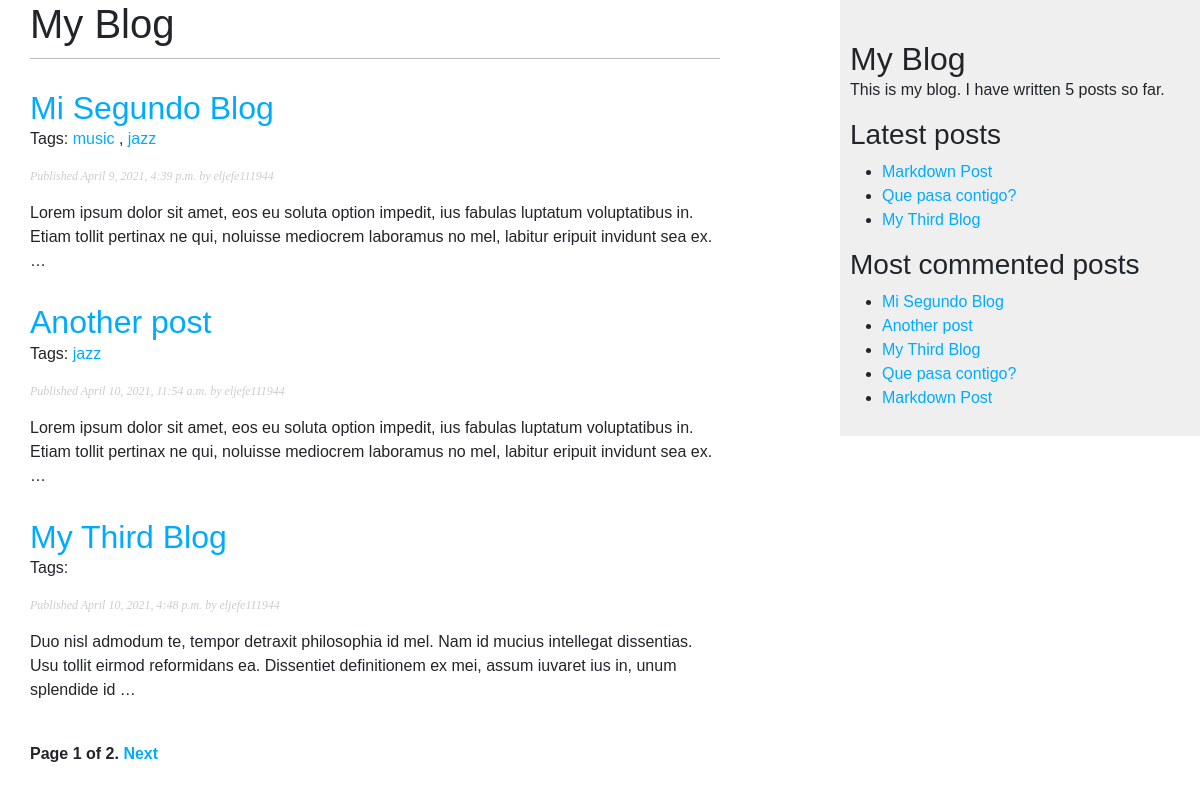
The page / on the database its author committed.
### blog/models.py (models this page shows)
class Post(models.Model):
    STATUS_CHOICE = (
        ('draft', 'Draft'),
        ('published', 'Published'),
    )
    title = models.CharField(max_length=250)
    slug = models.SlugField(max_length=250, unique_for_date='publish')
    author = models.ForeignKey(
        User, on_delete=models.CASCADE, related_name='blog_posts')
    body = models.TextField()
    publish = models.DateTimeField(default=timezone.now)
    created = models.DateTimeField(auto_now_add=True)
    updated = models.DateTimeField(auto_now=True)
    status = models.CharField(
        max_length=10, choices=STATUS_CHOICE, default='draft')
    objects = models.Manager()  # The default manager
    published = PublishedManager()  # The custom manager
    tags = TaggableManager()
    def get_absolute_url(self):
        return reverse(
            'blog:post_detail', args=[
                self.publish.year,
                self.publish.month,
                self.publish.day,
                self.slug])

### blog/views.py (the view)
# urls.py: path('', views.post_list, name='post_list'),
def post_list(request, tag_slug=None):
    object_list = Post.published.all()
    tag = None
    if tag_slug:
        tag = get_object_or_404(Tag, slug=tag_slug)
        object_list = object_list.filter(tags__in=[tag])
    paginator = Paginator(object_list, 3)  # 3 posts in each page
    page = request.GET.get('page')
    try:
        posts = paginator.page(page)
    except PageNotAnInteger:
        posts = paginator.page(1)
    except EmptyPage:
        posts = paginator.page(paginator.num_pages)
    return render(request, 'blog/post/list.html', {
                            'page': page, 'posts': posts, 'tag': tag})

### blog/models.py (called while the page is built)
    def get_queryset(self):
        return super(PublishedManager, self).get_queryset()\
            .filter(status='published')

### blog/templatetags/blog_tags.py (called while the page is built)
@register.filter(name='markdown')
def markdown_format(text):
    return mark_safe(markdown.markdown(text))

@register.simple_tag
def total_posts():
    return Post.published.count()

@register.inclusion_tag('blog/post/latest_posts.html')
def show_latest_posts(count=5):
    latest_posts = Post.published.order_by('-publish')[:count]
    return {'latest_posts': latest_posts}

@register.simple_tag
def get_most_commented_posts(count=5):
    return Post.published.annotate(
        total_comments=Count('comments')).order_by('-total_comments')[:count]

### blog/templates/blog/post/list.html (shortened to what this page needs)
{% extends "blog/base.html" %}
{% load blog_tags %}
{% block content %}
<h1>My Blog</h1>
{% for post in posts %}
<h2>
    <a href="{{ post.get_absolute_url }}">
        {{ post.title }}
    </a>
</h2>
<p class="tags">
    Tags:
    {% for tag in post.tags.all %}
    <a href="{% url 'blog:post_list_by_tag' tag.slug %}">
        {{ tag.name }}
    </a>
        {% if not forloop.last %}, {% endif %}
    {% endfor %}
</p>
<p class="date">
    Published {{ post.publish }} by {{ post.author }}
</p>
{{ post.body|markdown|truncatewords_html:30 }}
{% endfor %}
{% include "pagination.html" with page=posts %}
{% endblock %}

### blog/templates/blog/base.html (shortened to what this page needs)
{% load blog_tags %}
{% load static %}
<!doctype html>
<html lang="en">
<head>
    <link href="https://cdn.jsdelivr.net/npm/bootstrap@5.0.0-beta3/dist/css/bootstrap.min.css" rel="stylesheet"
>
    <link rel="stylesheet" href="{% static 'css/blog.css' %}">
</head>
<body>
    <div id="content">
        {% block content %}
        {% endblock %}
    </div>
    <div id="sidebar">
        <h2>My Blog</h2>
        <p>This is my blog. I have written {% total_posts %} posts so far.</p>
        <h3>Latest posts</h3>
        {% show_latest_posts 3 %}
        <h3>Most commented posts</h3>
        {% get_most_commented_posts as most_commented_posts %}
        <ul>
            {% for post in most_commented_posts %}
            <li>
                <a href="{{ post.get_absolute_url }}">
                    {{ post.title }}
                </a>
            </li>
            {% endfor %}
        </ul>
    </div>
  </body>
</html>

### blog/templates/blog/post/latest_posts.html
<ul>
    {% for post in latest_posts %}
        <li>
            <a href="{{ post.get_absolute_url }}">{{ post.title }}</a>
        </li>
    {% endfor %}
</ul>

### blog/static/css/blog.css (style rules this page uses)
body { margin:0; padding:0; font-family:helvetica, sans-serif; }
a { color:#00abff; text-decoration:none; }
h1 { font-weight:normal; border-bottom:1px solid #bbb; padding:0 0 10px 0; }
h2 { font-weight:normal; margin:30px 0 0; }
#content { float:left; width:60%; padding:0 0 0 30px; }
#sidebar { float:right; width:30%; padding:10px; background:#efefef; height:100%; }
p.date { color:#ccc; font-family: georgia, serif; font-size: 12px; font-style: italic; }

### rows shown on the page
Post: title "Mi Segundo Blog", publish "April 9, 2021, 4:39 p.m.", author "eljefe111944", body "Lorem ipsum dolor sit amet, eos eu soluta option impedit, ius fabulas luptatum voluptatibus in. Etiam tollit pertinax ne qui, noluisse mediocrem laboramus no mel, labitur eripuit invidunt sea ex. …"
Tag: name "music"
Tag: name "jazz"
Post: title "Another post", publish "April 10, 2021, 11:54 a.m.", author "eljefe111944", body "Lorem ipsum dolor sit amet, eos eu soluta option impedit, ius fabulas luptatum voluptatibus in. Etiam tollit pertinax ne qui, noluisse mediocrem laboramus no mel, labitur eripuit invidunt sea ex. …"
Post: title "My Third Blog", publish "April 10, 2021, 4:48 p.m.", author "eljefe111944", body "Duo nisl admodum te, tempor detraxit philosophia id mel. Nam id mucius intellegat dissentias. Usu tollit eirmod reformidans ea. Dissentiet definitionem ex mei, assum iuvaret ius in, unum splendide id …"
Post: title "Markdown Post"
Post: title "Que pasa contigo?"

### other values the page prints
{{ page.number }} "1"
{{ page.paginator.num_pages }} "2"
